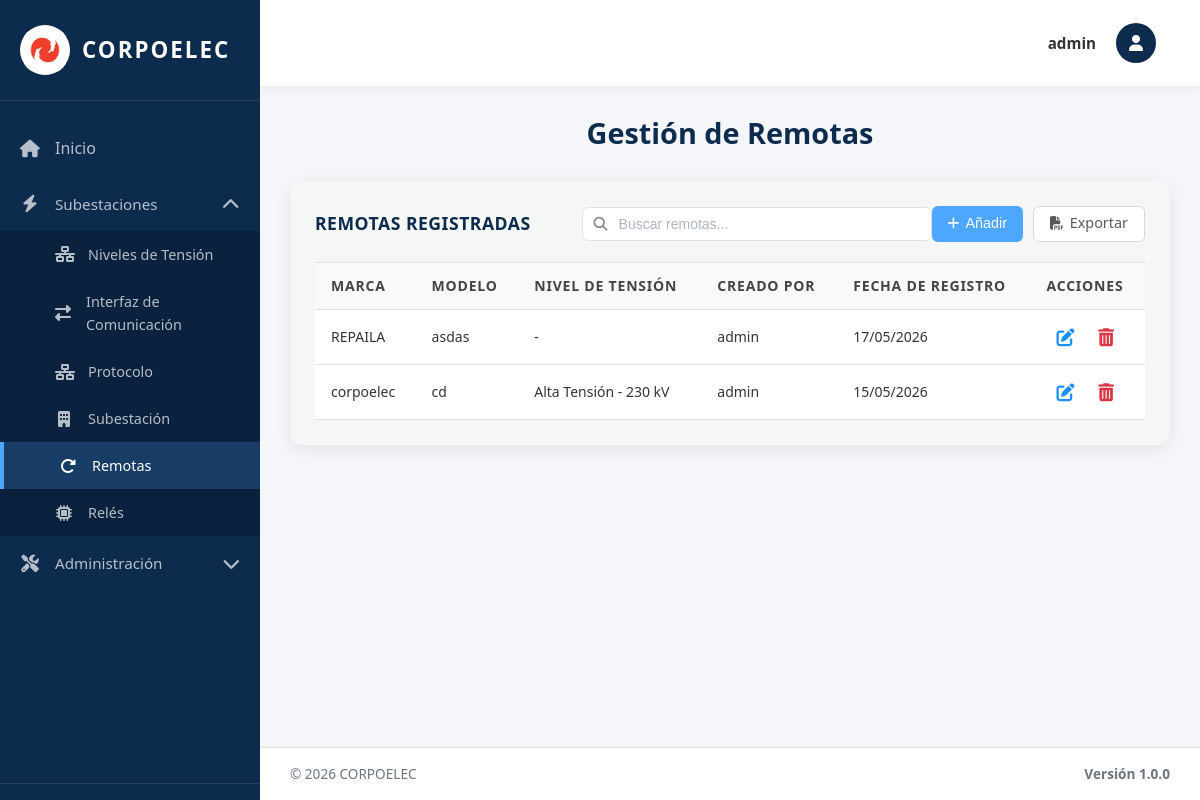
The page /remotas/ (signed in) on the database as committed earlier.
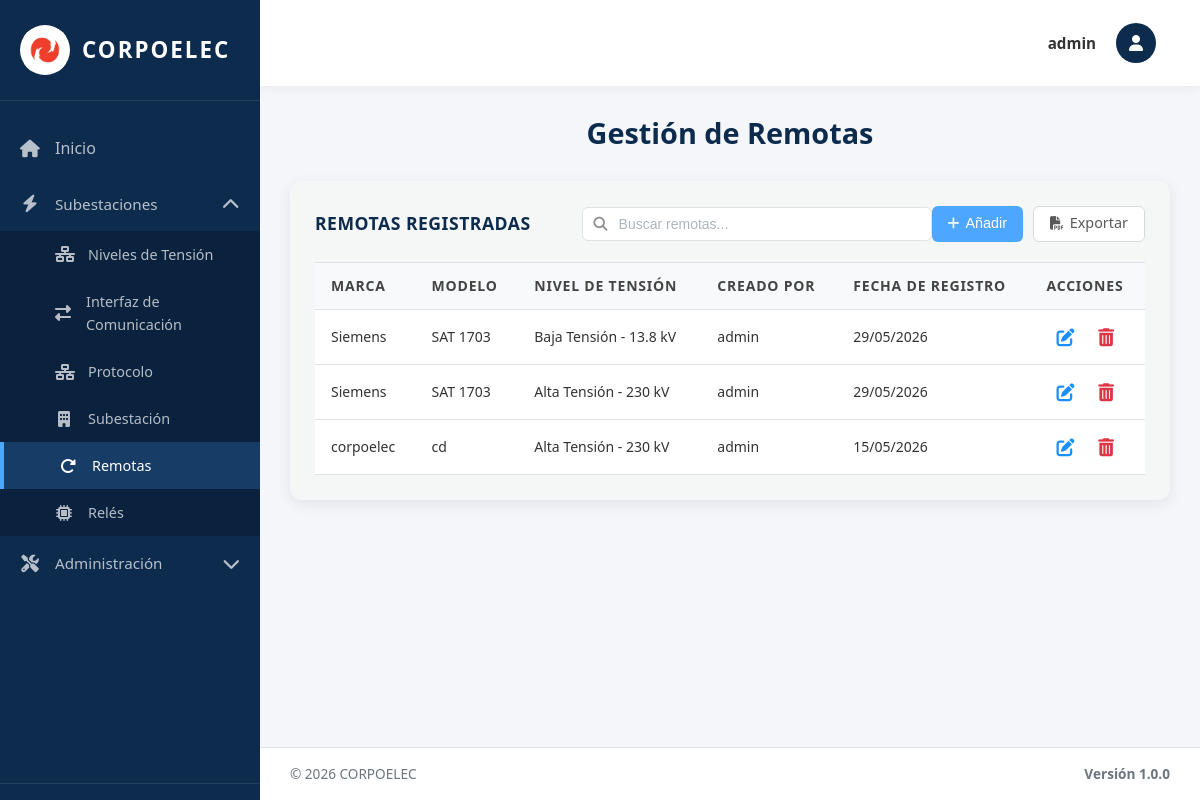
The same page on the database as committed later.
### equipos/models.py (models this page shows, shortened)
class Remota(models.Model):
    Id_Remota = models.AutoField(primary_key=True)  # Identificador único
    Id_Ten = models.ForeignKey(NivelTension, on_delete=models.SET_NULL, null=True, blank=True, related_name='remotas')  # Nivel de tensión asociado (opcional)
    Marca = models.CharField(max_length=100)  # Marca del fabricante
    Modelo = models.CharField(max_length=100)  # Modelo específico de la remota
    Fecha_Reg = models.DateField(auto_now_add=True)  # Fecha de registro automática
    creado_por = models.ForeignKey(User, on_delete=models.SET_NULL, null=True, blank=True, related_name='remotas_creadas')  # Usuario que creó el registro
    Interfaces = models.ManyToManyField("InterfazDeComunicacion", blank=True, related_name='remotas_asociadas')
    Protocolos = models.ManyToManyField("Protocolo", blank=True, related_name='remotas_asociadas')
    Niveles_Ten = models.ManyToManyField("NivelTension", blank=True, related_name='remotas_multiples')
    class Meta:
        verbose_name = 'Remota'
        verbose_name_plural = 'Remotas'
        ordering = ['Id_Remota']

class NivelTension(models.Model):
    TIPO_CHOICES = [
        ('AT', 'Alta Tensión'),
        ('MT', 'Media Tensión'),
        ('BT', 'Baja Tensión'),
    ]
    NIVEL_CHOICES = [
        ('230kV', '230 kV'),
        ('115kV', '115 kV'),
        ('34.5kV', '34.5 kV'),
        ('13.8kV', '13.8 kV'),
    ]
    Id_Ten = models.AutoField(primary_key=True)  # Identificador único
    Tipo_ten = models.CharField(max_length=5, choices=TIPO_CHOICES, default='AT')  # Tipo de tensión (AT/MT/BT)
    Nivel = models.CharField(max_length=10, choices=NIVEL_CHOICES)  # Valor del nivel (115kV, 34.5kV, etc.)
    Fecha_Reg = models.DateField(auto_now_add=True)  # Fecha de registro automática
    creado_por = models.ForeignKey(User, on_delete=models.SET_NULL, null=True, blank=True, related_name='niveles_tension_creados')  # Usuario que creó el registro
    class Meta:
        verbose_name = 'Nivel de Tensión'
        verbose_name_plural = 'Niveles de Tensión'
        ordering = ['Id_Ten']  # Orden por ID ascendente

### equipos/views.py (the view, shortened to what this page needs)
# urls.py: path('remotas/', remotas_view, name='remotas'),
@no_cache
@login_required(login_url='/login/')
def remotas_view(request):
    remotas_list = Remota.objects.all().order_by('-Fecha_Reg', '-Id_Remota')
    paginator = Paginator(remotas_list, 10)
    page_number = request.GET.get('page')
    page_obj = paginator.get_page(page_number)
    tensiones = NivelTension.objects.all().order_by('Nivel')
    context = {
        'title': 'Remotas',
        'page_obj': page_obj,
        'tensiones': tensiones,
        'is_admin': request.user.is_superuser,
        'puede_crear': puede_crear(request),
        'puede_actualizar': puede_actualizar(request),
        'puede_eliminar': puede_eliminar(request)
    }
    return render(request, 'remotas.html', context)

### equipos/context_processors.py (called while the page is built, shortened)
def permisos_usuario(request):
    if request.user.is_superuser:
        return {
            'permisos_usuario': {'crear': True, 'actualizar': True, 'eliminar': True},
            'puede_crear': True,
            'puede_actualizar': True,
            'puede_eliminar': True,
        }

### templates/remotas.html (shortened to what this page needs)
{% extends 'base.html' %}
{% load static %}
{% block content %}
<div class="welcome-text">
  <h2>Gestión de Remotas</h2>
</div>
<div class="table-section">
<div class="table-header">
  <h3>Remotas Registradas</h3>
  <div class="search-container">
    <input type="text" class="search-input" id="searchInput" placeholder="Buscar remotas..." onkeyup="filterTable()">
  </div>
  <div class="action-buttons">
    {% if puede_crear %}
    <button type="button" class="btn btn-primary btn-add-top" onclick="abrirAddModal()">
      <i class="fas fa-plus"></i> Añadir
    </button>
    {% endif %}
    <a href="{% url 'exportar_remotas_pdf' %}" class="btn btn-secondary btn-add-top">
      <i class="fas fa-file-pdf"></i> Exportar
    </a>
  </div>
</div>
  {% if page_obj.paginator.count > 0 %}
  <table class="data-table">
    <thead>
      <tr>
        <th>Marca</th>
        <th>Modelo</th>
        <th>Nivel de Tensión</th>
        {% if is_admin %}<th>Creado Por</th>{% endif %}
        <th>Fecha de Registro</th>
        <th>Acciones</th>
      </tr>
    </thead>
    <tbody>
      {% for remota in page_obj %}
      <tr>
        <td>{{ remota.Marca }}</td>
        <td>{{ remota.Modelo }}</td>
          <td>{{ remota.Id_Ten.get_Tipo_ten_display }} - {{ remota.Id_Ten.get_Nivel_display }}</td>
        {% if is_admin %}<td>{{ remota.creado_por.username|default:"Sistema" }}</td>{% endif %}
        <td>{{ remota.Fecha_Reg|date:"d/m/Y" }}</td>
<td class="actions-cell">
    {% if puede_actualizar %}
    <button type="button" class="btn-icon btn-edit" title="Editar" onclick="openEditModal({{ remota.Id_Remota }}, '{{ remota.Marca }}', '{{ remota.Modelo }}', '{{ remota.Id_Ten.Id_Ten|default_if_none:'' }}')">
        <i class="fas fa-edit"></i>
    </button>
    {% endif %}
    {% if puede_eliminar %}
    <form method="post" style="display: inline;" onsubmit="return confirmarEliminacion(this);">
        <button type="submit" class="btn-icon btn-delete" title="Eliminar">
            <i class="fas fa-trash-alt"></i>
        </button>
    </form>
    {% endif %}
</td>
      </tr>
      {% endfor %}
    </tbody>
  </table>
  {% else %}
  <p class="no-data">No hay remotas registradas.</p>
  {% endif %}
</div>
{% endblock %}

Rows that differ between the two databases and show on the page:
removed Remota: Marca "REPAILA", Modelo "asdas", creado_por.username "admin", Fecha_Reg "17/05/2026"
added Remota: Marca "Siemens", Modelo "SAT 1703", Id_Ten.Tipo_ten "Baja Tensión", Id_Ten.Nivel "13.8 kV", creado_por.username "admin", Fecha_Reg "29/05/2026"
added Remota: Marca "Siemens", Modelo "SAT 1703", Id_Ten.Tipo_ten "Alta Tensión", Id_Ten.Nivel "230 kV", creado_por.username "admin", Fecha_Reg "29/05/2026"
